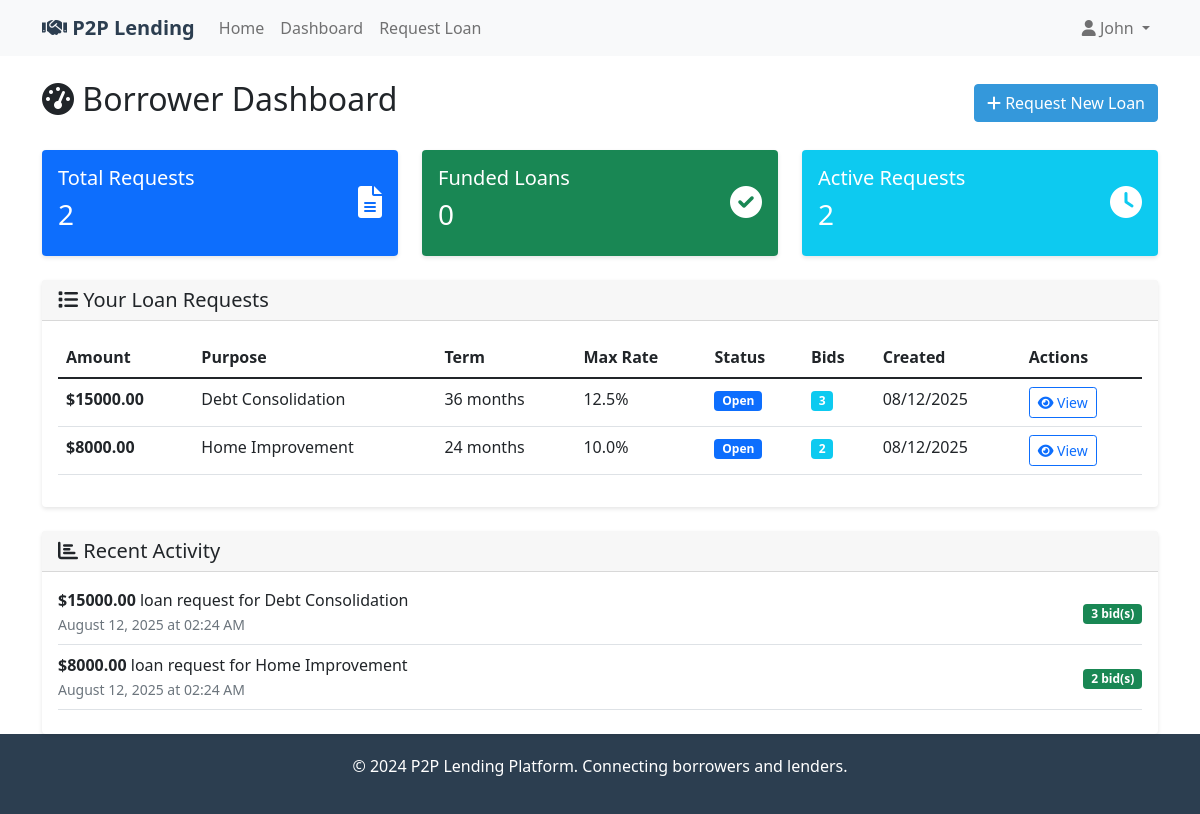
The page /dashboard (signed in) on the database its author committed.
### app.py (models this page shows)
class User(UserMixin, db.Model):
    id = db.Column(db.Integer, primary_key=True)
    email = db.Column(db.String(120), unique=True, nullable=False)
    password_hash = db.Column(db.String(120), nullable=False)
    first_name = db.Column(db.String(50), nullable=False)
    last_name = db.Column(db.String(50), nullable=False)
    phone = db.Column(db.String(20))
    user_type = db.Column(db.String(20), nullable=False)  # 'borrower' or 'lender'
    credit_score = db.Column(db.Integer)
    annual_income = db.Column(db.Float)
    created_at = db.Column(db.DateTime, default=datetime.utcnow)
    loan_requests = db.relationship('LoanRequest', backref='borrower', lazy=True)
    bids = db.relationship('Bid', backref='lender', lazy=True)

class LoanRequest(db.Model):
    id = db.Column(db.Integer, primary_key=True)
    borrower_id = db.Column(db.Integer, db.ForeignKey('user.id'), nullable=False)
    amount = db.Column(db.Float, nullable=False)
    purpose = db.Column(db.String(200), nullable=False)
    term_months = db.Column(db.Integer, nullable=False)
    max_interest_rate = db.Column(db.Float, nullable=False)
    description = db.Column(db.Text)
    status = db.Column(db.String(20), default='open')  # 'open', 'funded', 'closed'
    created_at = db.Column(db.DateTime, default=datetime.utcnow)
    expires_at = db.Column(db.DateTime)
    bids = db.relationship('Bid', backref='loan_request', lazy=True, cascade='all, delete-orphan')

### app.py (the view)
@app.route('/dashboard')
@login_required
def dashboard():
    if current_user.user_type == 'borrower':
        loan_requests = LoanRequest.query.filter_by(borrower_id=current_user.id).all()
        return render_template('borrower_dashboard.html', loan_requests=loan_requests)
    else:
        available_loans = LoanRequest.query.filter_by(status='open').all()
        my_bids = Bid.query.filter_by(lender_id=current_user.id).all()
        return render_template('lender_dashboard.html', available_loans=available_loans, my_bids=my_bids)

### app.py (called while the page is built)
@login_manager.user_loader
def load_user(user_id):
    return User.query.get(int(user_id))

### templates/borrower_dashboard.html (shortened to what this page needs)
{% extends "base.html" %}
{% block content %}
<div class="row">
    <div class="col-12">
        <div class="d-flex justify-content-between align-items-center mb-4">
            <h2><i class="fas fa-tachometer-alt"></i> Borrower Dashboard</h2>
            <a href="{{ url_for('request_loan') }}" class="btn btn-primary">
                <i class="fas fa-plus"></i> Request New Loan
            </a>
        </div>
    </div>
</div>
<div class="row">
    <div class="col-md-4 mb-4">
        <div class="card bg-primary text-white">
            <div class="card-body">
                <div class="d-flex justify-content-between">
                    <div>
                        <h5 class="card-title">Total Requests</h5>
                        <h3>{{ loan_requests|length }}</h3>
                    </div>
                    <div class="align-self-center">
                        <i class="fas fa-file-alt fa-2x"></i>
                    </div>
                </div>
            </div>
        </div>
    </div>
    <div class="col-md-4 mb-4">
        <div class="card bg-success text-white">
            <div class="card-body">
                <div class="d-flex justify-content-between">
                    <div>
                        <h5 class="card-title">Funded Loans</h5>
                        <h3>{{ loan_requests|selectattr("status", "equalto", "funded")|list|length }}</h3>
                    </div>
                    <div class="align-self-center">
                        <i class="fas fa-check-circle fa-2x"></i>
                    </div>
                </div>
            </div>
        </div>
    </div>
    <div class="col-md-4 mb-4">
        <div class="card bg-info text-white">
            <div class="card-body">
                <div class="d-flex justify-content-between">
                    <div>
                        <h5 class="card-title">Active Requests</h5>
                        <h3>{{ loan_requests|selectattr("status", "equalto", "open")|list|length }}</h3>
                    </div>
                    <div class="align-self-center">
                        <i class="fas fa-clock fa-2x"></i>
                    </div>
                </div>
            </div>
        </div>
    </div>
</div>
<div class="row">
    <div class="col-12">
        <div class="card">
            <div class="card-header">
                <h5 class="mb-0"><i class="fas fa-list"></i> Your Loan Requests</h5>
            </div>
            <div class="card-body">
                {% if loan_requests %}
                <div class="table-responsive">
                    <table class="table table-hover">
                        <thead>
                            <tr>
                                <th>Amount</th>
                                <th>Purpose</th>
                                <th>Term</th>
                                <th>Max Rate</th>
                                <th>Status</th>
                                <th>Bids</th>
                                <th>Created</th>
                                <th>Actions</th>
                            </tr>
                        </thead>
                        <tbody>
                            {% for loan in loan_requests %}
                            <tr>
                                <td><strong>${{ "%.2f"|format(loan.amount) }}</strong></td>
                                <td>{{ loan.purpose }}</td>
                                <td>{{ loan.term_months }} months</td>
                                <td>{{ loan.max_interest_rate }}%</td>
                                <td>
                                    {% if loan.status == 'open' %}
                                        <span class="badge bg-primary">Open</span>
                                    {% elif loan.status == 'funded' %}
                                        <span class="badge bg-success">Funded</span>
                                    {% else %}
                                        <span class="badge bg-secondary">Closed</span>
                                    {% endif %}
                                </td>
                                <td>
                                    <span class="badge bg-info">{{ loan.bids|length }}</span>
                                </td>
                                <td>{{ loan.created_at.strftime('%m/%d/%Y') }}</td>
                                <td>
                                    <a href="{{ url_for('loan_details', loan_id=loan.id) }}" class="btn btn-sm btn-outline-primary">
                                        <i class="fas fa-eye"></i> View
                                    </a>
                                </td>
                            </tr>
                            {% endfor %}
                        </tbody>
                    </table>
                </div>
                {% endif %}
            </div>
        </div>
    </div>
</div>
{% if loan_requests %}
<div class="row mt-4">
    <div class="col-12">
        <div class="card">
            <div class="card-header">
                <h5 class="mb-0"><i class="fas fa-chart-bar"></i> Recent Activity</h5>
            </div>
            <div class="card-body">
                {% for loan in loan_requests[:5] %}
                <div class="d-flex justify-content-between align-items-center border-bottom pb-2 mb-2">
                    <div>
                        <strong>${{ "%.2f"|format(loan.amount) }}</strong> loan request for {{ loan.purpose }}
                        <br>
                        <small class="text-muted">{{ loan.created_at.strftime('%B %d, %Y at %I:%M %p') }}</small>
                    </div>
                    <div>
                        {% if loan.bids %}
                            <span class="badge bg-success">{{ loan.bids|length }} bid(s)</span>
                        {% else %}
                            <span class="badge bg-warning">No bids yet</span>
                        {% endif %}
                    </div>
                </div>
                {% endfor %}
            </div>
        </div>
    </div>
</div>
{% endif %}
{% endblock %}

### templates/base.html (shortened to what this page needs)
<!DOCTYPE html>
<html lang="en">
<head>
    <link href="https://cdn.jsdelivr.net/npm/bootstrap@5.1.3/dist/css/bootstrap.min.css" rel="stylesheet">
    <link href="https://cdnjs.cloudflare.com/ajax/libs/font-awesome/6.0.0/css/all.min.css" rel="stylesheet">
</head>
<body>
    <nav class="navbar navbar-expand-lg navbar-light bg-light">
        <div class="container">
            <a class="navbar-brand" href="{{ url_for('index') }}">
                <i class="fas fa-handshake"></i> P2P Lending
            </a>
            <div class="collapse navbar-collapse" id="navbarNav">
                <ul class="navbar-nav me-auto">
                    <li class="nav-item">
                        <a class="nav-link" href="{{ url_for('index') }}">Home</a>
                    </li>
                    {% if current_user.is_authenticated %}
                    <li class="nav-item">
                        <a class="nav-link" href="{{ url_for('dashboard') }}">Dashboard</a>
                    </li>
                    {% if current_user.user_type == 'borrower' %}
                    <li class="nav-item">
                        <a class="nav-link" href="{{ url_for('request_loan') }}">Request Loan</a>
                    </li>
                    {% endif %}
                    {% endif %}
                </ul>
                <ul class="navbar-nav">
                    {% if current_user.is_authenticated %}
                    <li class="nav-item dropdown">
                        <a class="nav-link dropdown-toggle" href="#" id="navbarDropdown" role="button" data-bs-toggle="dropdown">
                            <i class="fas fa-user"></i> {{ current_user.first_name }}
                        </a>
                    </li>
                    {% endif %}
                </ul>
            </div>
        </div>
    </nav>
    <main class="container mt-4">
        {% block content %}{% endblock %}
    </main>
    <footer class="footer mt-auto">
        <div class="container text-center">
            <p>&copy; 2024 P2P Lending Platform. Connecting borrowers and lenders.</p>
        </div>
    </footer>
</body>
</html>

### templates/base.html (style rules this page uses)
.navbar-brand { font-weight: bold; color: #2c3e50 !important; }
.card { box-shadow: 0 2px 4px rgba(0,0,0,0.1); border: none; }
.btn-primary { background-color: #3498db; border-color: #3498db; }
.footer { background-color: #2c3e50; color: white; padding: 20px 0; margin-top: 50px; }

### rows shown on the page
User: first_name "John"
LoanRequest: amount "15000.00", purpose "Debt Consolidation", term_months "36", max_interest_rate "12.5", status "Open", bids|length "3", created_at "08/12/2025", created_at "August 12, 2025 at 02:24 AM"
LoanRequest: amount "8000.00", purpose "Home Improvement", term_months "24", max_interest_rate "10.0", status "Open", bids|length "2", created_at "08/12/2025", created_at "August 12, 2025 at 02:24 AM"

### other values the page prints
{{ loan_requests|length }} "2"
{{ loan_requests|selectattr("status", "equalto", "funded")|list|length }} "0"
{{ loan_requests|selectattr("status", "equalto", "open")|list|length }} "2"
